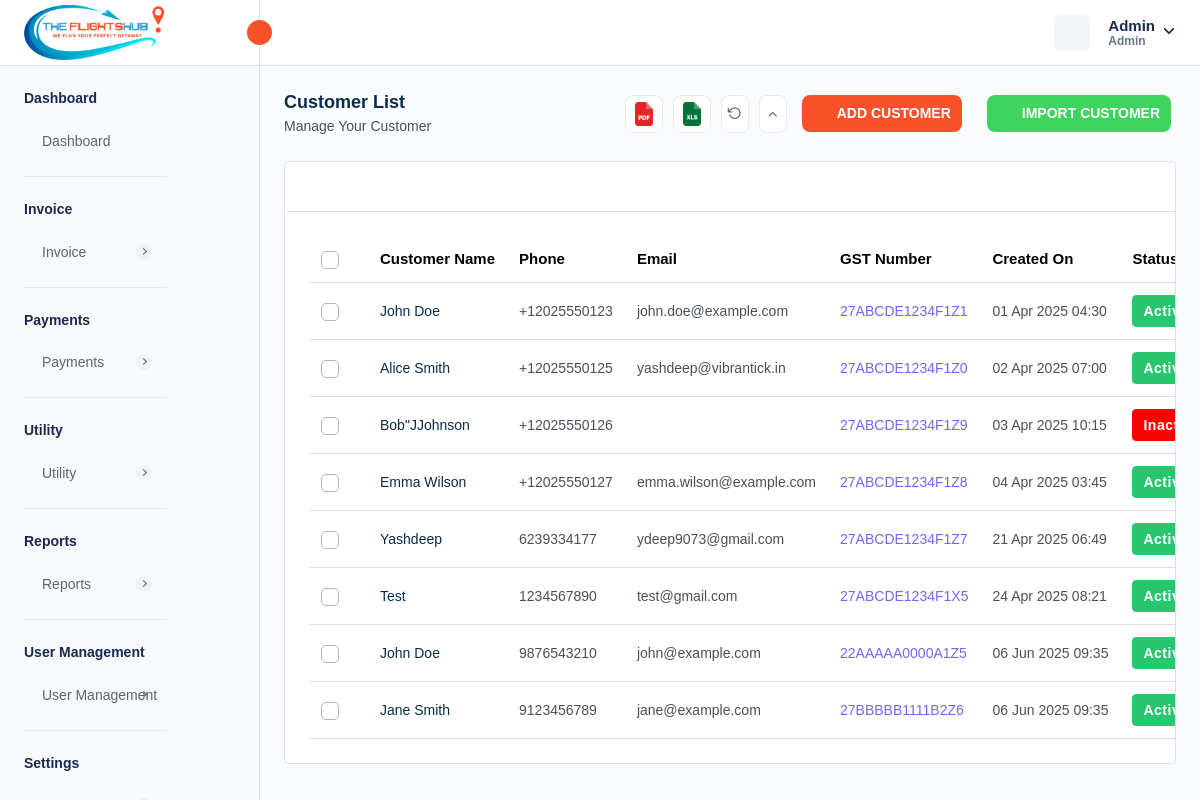
Page /customer-details.php (signed in) on the committed database.
### tables this page shows
CREATE TABLE `company_settings` (
  `company_id` int NOT NULL AUTO_INCREMENT,
  `company_name` varchar(255) DEFAULT NULL,
  `company_email` varchar(255) DEFAULT NULL,
  `company_phone` varchar(20) DEFAULT NULL,
  `company_website` varchar(255) DEFAULT NULL,
  `company_logo` varchar(255) DEFAULT NULL,
  `favicon` varchar(255) DEFAULT NULL,
  `address` text,
  `country` varchar(100) DEFAULT NULL,
  `state` varchar(100) DEFAULT NULL,
  `city` varchar(100) DEFAULT NULL,
  `postal_code` varchar(20) DEFAULT NULL,
  `gst_number` varchar(255) DEFAULT NULL,
  `bz_number` varchar(255) DEFAULT NULL,
  `created_at` timestamp NULL DEFAULT CURRENT_TIMESTAMP,
  `updated_at` timestamp NULL DEFAULT CURRENT_TIMESTAMP ON UPDATE CURRENT_TIMESTAMP,
  PRIMARY KEY (`company_id`)
);

CREATE TABLE `customer` (
  `customer_id` int NOT NULL AUTO_INCREMENT,
  `customer_name` varchar(255) NOT NULL,
  `customer_phone` varchar(15) DEFAULT NULL,
  `customer_email` varchar(255) DEFAULT NULL,
  `customer_address` text,
  `ship_name` varchar(255) DEFAULT NULL,
  `ship_phone` varchar(15) DEFAULT NULL,
  `ship_email` varchar(255) DEFAULT NULL,
  `ship_address` text,
  `isActive` int DEFAULT '1',
  `created_at` timestamp NULL DEFAULT CURRENT_TIMESTAMP,
  `updated_at` timestamp NULL DEFAULT NULL ON UPDATE CURRENT_TIMESTAMP,
  `customer_state` varchar(45) DEFAULT NULL,
  `customer_city` int DEFAULT NULL,
  `gst_number` varchar(45) DEFAULT NULL,
  PRIMARY KEY (`customer_id`),
  UNIQUE KEY `customer_phone_UNIQUE` (`customer_phone`),
  UNIQUE KEY `customer_email_UNIQUE` (`customer_email`),
  UNIQUE KEY `gst_number_UNIQUE` (`gst_number`)
);

CREATE TABLE `localization_settings` (
  `id` int NOT NULL AUTO_INCREMENT,
  `language` varchar(50) DEFAULT 'English',
  `timezone` varchar(100) DEFAULT 'UTC',
  `date_format` varchar(20) DEFAULT 'd M Y',
  `time_format` varchar(10) DEFAULT '12',
  `currency_id` int DEFAULT NULL,
  `created_at` datetime DEFAULT CURRENT_TIMESTAMP,
  `updated_at` datetime DEFAULT CURRENT_TIMESTAMP ON UPDATE CURRENT_TIMESTAMP,
  PRIMARY KEY (`id`)
);

### customer-details.php (the view, shortened to what this page needs)
<?php
require "./database/config.php";
try {
    $stmtFetchLocalizationSettings = $db->prepare("SELECT * FROM localization_settings INNER JOIN currency ON localization_settings.currency_id = currency.currency_id;");
    $stmtFetchLocalizationSettings->execute();
    $localizationSettings = $stmtFetchLocalizationSettings->get_result()->fetch_array(MYSQLI_ASSOC);
    $stmtFetch = $db->prepare("SELECT * FROM customer");
    $stmtFetch->execute();
    $customers = $stmtFetch->get_result();
    $stmtFetchCompanySettings = $db->prepare("SELECT * FROM company_settings");
    $stmtFetchCompanySettings->execute();
    $companySettings = $stmtFetchCompanySettings->get_result()->fetch_array(MYSQLI_ASSOC);
} catch (Exception $e) {
    $_SESSION['error'] = $e;
}
?>
<!DOCTYPE html>
<html lang="en">
<head>
    <link rel="stylesheet" href="assets/css/bootstrap.min.css">
    <link rel="stylesheet" href="assets/css/bootstrap-datetimepicker.min.css">
    <link rel="stylesheet" href="assets/css/animate.css">
    <link rel="stylesheet" href="assets/css/feather.css">
    <link rel="stylesheet" href="assets/plugins/select2/css/select2.min.css">
    <link rel="stylesheet" href="assets/plugins/summernote/summernote-bs4.min.css">
    <link rel="stylesheet" href="assets/plugins/bootstrap-tagsinput/bootstrap-tagsinput.css">
    <link rel="stylesheet" href="assets/css/dataTables.bootstrap5.min.css">
    <link rel="stylesheet" href="assets/plugins/fontawesome/css/fontawesome.min.css">
    <link rel="stylesheet" href="assets/plugins/fontawesome/css/all.min.css">
    <link rel="stylesheet" href="assets/css/style.css">
    <link rel="stylesheet" href="https://cdn.jsdelivr.net/npm/notyf@3/notyf.min.css" />
    <link rel="stylesheet" href="https://cdn.jsdelivr.net/npm/intl-tel-input@25.3.1/build/css/intlTelInput.css">
</head>
<body>
    <div class="main-wrapper">
        <div class="header">
            <?php require_once("header.php"); ?>
        </div>
        <div class="sidebar" id="sidebar">
            <?php require_once("sidebar.php"); ?>
        </div>
        <div class="page-wrapper">
            <div class="content">
                <div class="page-header">
                    <div class="add-item d-flex">
                        <div class="page-title">
                            <h4>Customer List</h4>
                            <h6>Manage Your Customer</h6>
                        </div>
                    </div>
                    <ul class="table-top-head">
                        <li>
                            <a data-bs-toggle="tooltip" data-bs-placement="top" title="Pdf"><img
                                    src="assets/img/icons/pdf.svg" alt="img"></a>
                        </li>
                        <li>
                            <a data-bs-toggle="tooltip" data-bs-placement="top" title="Excel"><img
                                    src="assets/img/icons/excel.svg" alt="img"></a>
                        </li>
                        <li>
                            <a href="" data-bs-toggle="tooltip" data-bs-placement="top" title="Refresh"><i
                                    data-feather="rotate-ccw" class="feather-rotate-ccw"></i></a>
                        </li>
                        <li>
                            <a data-bs-toggle="tooltip" data-bs-placement="top" title="Collapse" id="collapse-header"><i
                                    data-feather="chevron-up" class="feather-chevron-up"></i></a>
                        </li>
                    </ul>
                    <?php if ($isAdmin || hasPermission('Add Customer', $privileges, $roleData['0']['role_name'])): ?>
                        <div class="page-btn">
                            <a href="#" class="btn btn-added" data-bs-toggle="modal" data-bs-target="#add-units"><i
                                    data-feather="plus-circle" class="me-2"></i>Add Customer</a>
                        </div>
                        <div class="page-btn import">
                            <a href="javascript:void(0);" class="btn btn-added color" data-bs-toggle="modal"
                                data-bs-target="#view-notes"><i data-feather="download" class="me-2"></i>Import Customer</a>
                        </div>
                    <?php endif; ?>
                </div>
                <div class="card table-list-card">
                    <div class="card-body">
                        <div class="table-top">
                            <div class="search-set">
                                <div class="search-input">
                                    <a href="" class="btn btn-searchset"><i data-feather="search"
                                            class="feather-search"></i></a>
                                </div>
                            </div>
                        </div>
                        <div class="table-responsive">
                            <table class="table datanew">
                                <thead>
                                    <tr>
                                        <th class="no-sort">
                                            <label class="checkboxs">
                                                <span class="checkmarks"></span>
                                            </label>
                                        </th>
                                        <th>Customer Name</th>
                                        <th>Phone</th>
                                        <th>Email</th>
                                        <th>GST Number</th>
                                        <th>Created On</th>
                                        <th>Status</th>
                                    </tr>
                                </thead>
                                <tbody>
                                    <?php foreach ($customers->fetch_all(MYSQLI_ASSOC) as $customer) { ?>
                                        <tr>
                                            <td>
                                                <label class="checkboxs">
                                                    <span class="checkmarks"></span>
                                                </label>
                                            </td>
                                            <td>
                                                <div class="userimgname">
                                                    <div>
                                                        <a
                                                            href="javascript:void(0);"><?php echo $customer['customer_name'] ?></a>
                                                    </div>
                                                </div>
                                            </td>
                                            <td><?php echo $customer['customer_phone'] ?></td>
                                            <td>
                                                <?php echo $customer['customer_email'] ?>
                                            </td>
                                            <td class="ref-number"><?php echo $customer['gst_number'] ?></td>
                                            <td><?php $date = new DateTime($customer['created_at']);
                                            echo $date->format(isset($localizationSettings["date_format"]) ? $localizationSettings["date_format"] : "d M Y") ?>
                                            </td>
                                            <td>
                                                <?php if ($customer['isActive'] == 1) { ?>
                                                    <span class="badge badge-lg bg-success">Active</span>
                                                <?php } else { ?>
                                                    <span class="badge badge-lg bg-danger">Inactive</span>
                                                <?php } ?>
                                            </td>
                                        </tr>
                                    <?php } ?>
                                </tbody>
                            </table>
                        </div>
                    </div>
                </div>
            </div>
        </div>
    </div>
</body>
</html>

### header.php (shortened to what this page needs)
<div class="header">
    <div class="header-left active">
        <a href="admin-dashboard.php" class="logo logo-normal">
            <img src="<?= isset($companySettings['company_logo']) ? $companySettings['company_logo'] : "assets/img/logo/vis-logo.png" ?>" alt="" />
        </a>
        <a id="toggle_btn" href="javascript:void(0);">
            <i data-feather="chevrons-left" class="feather-16"></i>
        </a>
    </div>
    <ul class="nav user-menu">
        <li class="nav-item nav-item-box">
            <a href="javascript:void(0);" id="btnFullscreen">
            </a>
        </li>
        <li class="nav-item dropdown has-arrow main-drop">
            <a href="javascript:void(0);" class="dropdown-toggle nav-link userset" data-bs-toggle="dropdown">
                <span class="user-info">
                    <span class="user-detail">
                        <span
                            class="user-name"><?php echo isset($_SESSION['admin_name']) ? $_SESSION['admin_name'] : "Vibrantick" ?></span>
                        <span class="user-role"><?php echo isset($_SESSION['admin_role']) ? $_SESSION['admin_role'] : "Admin"  ?></span>
                    </span>
                </span>
            </a>
        </li>
    </ul>
</div>

### assets/css/feather.css (style rules this page uses)
[class^=feather-],[class*=" feather-"] { font-family:feather!important;speak:none;font-style:normal;font-weight:400;font-variant:normal;text-transform:none;line-height:1;-webkit-font-smoothing:antialiased;-moz-osx-font-smoothing:grayscale }
.feather-chevron-up:before { content:"\e931" }
.feather-rotate-ccw:before { content:"\e9bc" }
.feather-search:before { content:"\e9c1" }

### rows in the picture
company_settings: company_logo (picture)
customer: customer_name "John Doe", customer_phone "+12025550123", customer_email "john.doe@example.com", gst_number "27ABCDE1234F1Z1", created_at.date_format "01 Apr 2025 04:30", isActive "Active"
customer: customer_name "Alice Smith", customer_phone "+12025550125", customer_email "yashdeep@vibrantick.in", gst_number "27ABCDE1234F1Z0", created_at.date_format "02 Apr 2025 07:00", isActive "Active"
customer: customer_name "Bob\"JJohnson", customer_phone "+12025550126", gst_number "27ABCDE1234F1Z9", created_at.date_format "03 Apr 2025 10:15", isActive "Inactive"
customer: customer_name "Emma Wilson", customer_phone "+12025550127", customer_email "emma.wilson@example.com", gst_number "27ABCDE1234F1Z8", created_at.date_format "04 Apr 2025 03:45", isActive "Active"
customer: customer_name "Yashdeep", customer_phone "6239334177", customer_email "ydeep9073@gmail.com", gst_number "27ABCDE1234F1Z7", created_at.date_format "21 Apr 2025 06:49", isActive "Active"
customer: customer_name "Test", customer_phone "1234567890", customer_email "test@gmail.com", gst_number "27ABCDE1234F1X5", created_at.date_format "24 Apr 2025 08:21", isActive "Active"
customer: customer_name "John Doe", customer_phone "9876543210", customer_email "john@example.com", gst_number "22AAAAA0000A1Z5", created_at.date_format "06 Jun 2025 09:35", isActive "Active"
customer: customer_name "Jane Smith", customer_phone "9123456789", customer_email "jane@example.com", gst_number "27BBBBB1111B2Z6", created_at.date_format "06 Jun 2025 09:35", isActive "Active"

### other values in the picture
$_SESSION['admin_name'] "Admin"
$_SESSION['admin_role'] "Admin"
